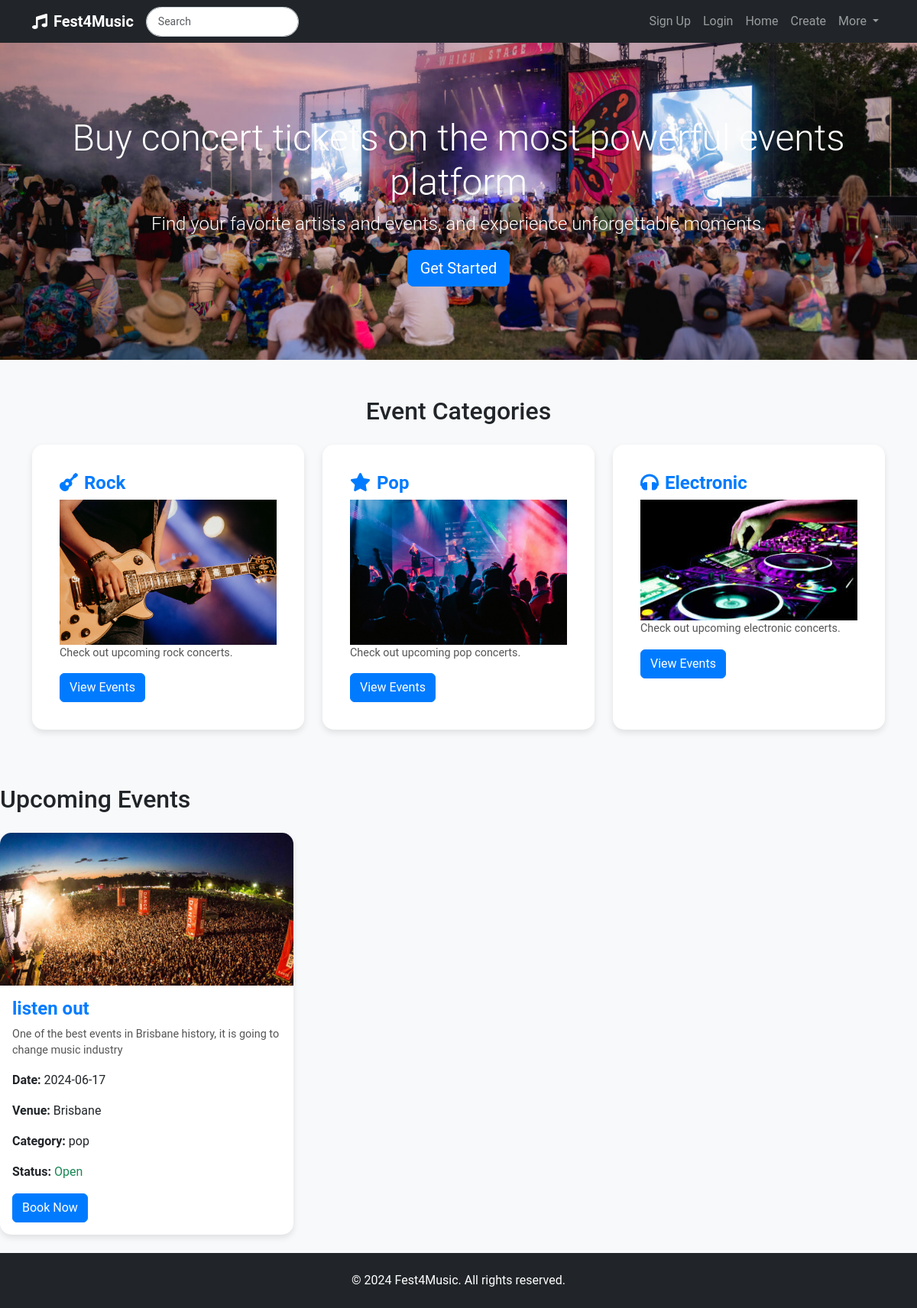
The page / on the database its author committed.
### website/models.py (models this page shows)
class Event(db.Model):
    id = db.Column(db.Integer, primary_key=True)
    title = db.Column(db.String(100), nullable=False)
    description = db.Column(db.Text)
    date = db.Column(db.Date, nullable=False)
    time = db.Column(db.Time, nullable=False)
    image = db.Column(db.String(400))
    venue = db.Column(db.String(400))
    status = db.Column(db.String(20), nullable=False)
    category = db.Column(db.String(50), nullable=False)
    price = db.Column(db.Integer)
    user_id = db.Column(db.Integer, db.ForeignKey('user.id'), nullable=False)
    comments = db.relationship('Comment', backref='event', lazy=True)

### website/views.py (the view)
@main_bp.route('/')
@main_bp.route('/category/<category>')
def index(category=None):
    if category:
        events = Event.query.filter(Event.category.ilike(category.lower())).all()
    else:
        events = Event.query.all()
    return render_template('index.html', events=events, category=category)

### website/templates/index.html (shortened to what this page needs)
{% extends "base.html" %}
{% block content %}
<div class="jumbotron jumbotron-fluid hero-section"
    style="background-image: url('static/Img/main.jpg'); background-size: cover;">
    <div class="container text-center">
        <h1 class="display-4">Buy concert tickets on the most powerful events platform</h1>
        <p class="lead">Find your favorite artists and events, and experience unforgettable moments.</p>
        <a href="#upcoming-events" class="btn btn-primary btn-lg">Get Started</a>
    </div>
</div>
<div class="container mt-5">
    <h2 class="text-center mb-4">Event Categories</h2>
    <div class="row">
        {% for cat in ['Rock', 'Pop', 'Electronic'] %}
        <div class="col-md-4 mb-4">
            <div class="card event-category-card h-100">
                <div class="card-body">
                    <h5 class="card-title"><i
                            class="fas fa-{{ 'guitar' if cat == 'Rock' else 'star' if cat == 'Pop' else 'headphones' }} me-2"></i>{{
                        cat }}</h5>
                    <div class="card-image">
                        <img src="{{ url_for('static', filename='Img/' + cat.lower() + '.jpg') }}" class="img-fluid"
                            alt="{{ cat }}">
                    </div>
                    <p class="card-text">Check out upcoming {{ cat.lower() }} concerts.</p>
                    <a href="{{ url_for('main.index', category=cat.lower()) }}" class="btn btn-primary btn-block">View
                        Events</a>
                </div>
            </div>
        </div>
        {% endfor %}
    </div>
</div>
<h2 id="upcoming-events" class="mt-5 mb-4">Upcoming Events</h2>
<div class="row">
    {% for event in events %}
    <div class="col-md-4 mb-4">
        <div class="card h-100">
            <img src="{{ event.image }}" class="card-img-top" alt="{{ event.title }}">
            <div class="card-body">
                <h5 class="card-title">{{ event.title }}</h5>
                <p class="card-text">{{ event.description }}</p>
                <p><strong>Date:</strong> {{ event.date.strftime('%Y-%m-%d') }}</p>
                <p><strong>Venue:</strong> {{ event.venue }}</p>
                <p><strong>Category:</strong> {{ event.category }}</p>
                <p><strong>Status:</strong> <span class="{{ 'text-success' if event.status == 'Open' else 'text-danger' if event.status in ['Sold Out', 'Cancelled'] else 'text-warning' }}">{{ event.status }}</span></p>
                <a href="{{ url_for('main.event_detail', event_id=event.id) }}" class="btn btn-primary">Book Now</a>
            </div>
        </div>
    </div>
    {% else %}
    <div class="col-12">
        <p>No events found.</p>
    </div>
    {% endfor %}
</div>
{% endblock %}

### website/templates/base.html (shortened to what this page needs)
<!DOCTYPE html>
<html lang="en">
<head>
    <link href="https://cdn.jsdelivr.net/npm/bootstrap@5.3.3/dist/css/bootstrap.min.css" rel="stylesheet">
    <link rel="stylesheet" href="{{ url_for('static', filename='style/style.css') }}">
    <link rel="stylesheet" href="https://cdnjs.cloudflare.com/ajax/libs/font-awesome/5.15.3/css/all.min.css">
</head>
<body>
    <nav class="navbar navbar-expand-lg navbar-dark bg-dark fixed-top">
        <div class="container">
            <a class="navbar-brand" href="{{ url_for('main.index') }}">
                <i class="fas fa-music me-2"></i>Fest4Music
            </a>
            <div class="search-bar">
                <input class="form-control" type="text" placeholder="Search">
            </div>
            <div class="collapse navbar-collapse" id="navbarNav">
                <ul class="navbar-nav ms-auto">
                    {% if current_user.is_authenticated %}
                        <a class="nav-item nav-link" href="#">Welcome {{current_user.first_name}}</a>
                        <li class="nav-item">
                            <a class="nav-link" href="{{ url_for('auth.logout') }}">Logout</a>
                        </li>
                    {% else %}
                        <li class="nav-item">
                            <a class="nav-link" href="{{ url_for('auth.signup') }}">Sign Up</a>
                        </li>
                        <li class="nav-item">
                            <a class="nav-link" href="{{ url_for('auth.login') }}">Login</a>
                        </li>
                    {% endif %}
                    <li class="nav-item">
                        <a class="nav-link" href="{{ url_for('main.index') }}">Home</a>
                    </li>
                    <li class="nav-item">
                        <a class="nav-link" href="{{ url_for('main.create') }}">Create</a>
                    </li>
                    <li class="nav-item dropdown">
                        <a class="nav-link dropdown-toggle" href="#" id="navbarDropdown" role="button" data-bs-toggle="dropdown" aria-expanded="false">
                            More
                        </a>
                    </li>
                </ul>
            </div>
        </div>
    </nav>
    <div class="content">
        {% block content %}{% endblock %}
    </div>
    <footer class="footer bg-dark py-4 mt-auto">
        <div class="container text-center text-white">
            <p class="mb-0">&copy; 2024 Fest4Music. All rights reserved.</p>
        </div>
    </footer>
</body>
</html>

### website/static/Style/style.css (style rules this page uses)
body { font-family: 'Roboto', sans-serif; background-color: #f8f9fa; overflow-x: hidden; padding-top: 56px; }
.navbar-brand { font-weight: bold; }
.search-bar { margin-right: 20px; }
.search-bar input[type="text"] { border-radius: 20px; padding: 8px 15px; border: 1px solid #ced4da; font-size: 14px; transition: all 0.3s; }
.event-category-card { border-radius: 10px; box-shadow: 0 0.5rem 1rem rgba(0, 0, 0, 0.15); transition: transform 0.3s ease-in-out; background-color: #fff; padding: 20px; }
.card-title { font-weight: bold; }
.btn-primary { background-color: #007bff; border-color: #007bff; }
.jumbotron.hero-section { background-size: cover; background-position: center; color: white; padding-top: 6rem; padding-bottom: 6rem; }
.hero-section h1 { font-size: 3rem; }
.hero-section p { font-size: 1.5rem; }
body { font-family: 'Roboto', sans-serif; background-color: #f8f9fa; padding-top: 56px; }
.search-bar input[type="text"] { width: 200px; border-radius: 20px; padding: 8px 15px; border: 1px solid #ced4da; font-size: 14px; transition: all 0.3s; }
.card { transition: transform 0.3s ease-in-out; border-radius: 15px; box-shadow: 0 0 10px rgba(0, 0, 0, 0.1); }
.card-img-top { height: 200px; object-fit: cover; border-top-left-radius: 15px; border-top-right-radius: 15px; }
.card-title { font-size: 1.25rem; font-weight: bold; }
.card-text { font-size: 0.9rem; }
.img-fluid { width: 100%; height: auto; }
.card { border: none; box-shadow: 0 4px 8px rgba(0, 0, 0, 0.1); }
.card-title { font-size: 1.5rem; font-weight: bold; color: #007bff; }
.card-text { color: #555; }
.btn-primary { background-color: #007bff; border-color: #007bff; transition: all 0.3s ease; }

### website/templates/base.html (style rules this page uses)
html, body { height: 100%; }
body { display: flex; flex-direction: column; }
.content { flex: 1; }

### rows shown on the page
Event: category "Pop", shows a picture, lower "pop", image (picture), title "listen out", description "One of the best events in Brisbane history, it is going to change music industry", date "2024-06-17", venue "Brisbane", category "pop", status "Open"

### other values the page prints
{{ cat }} "Rock" "Electronic"
{{ cat.lower() }} "rock" "electronic"
